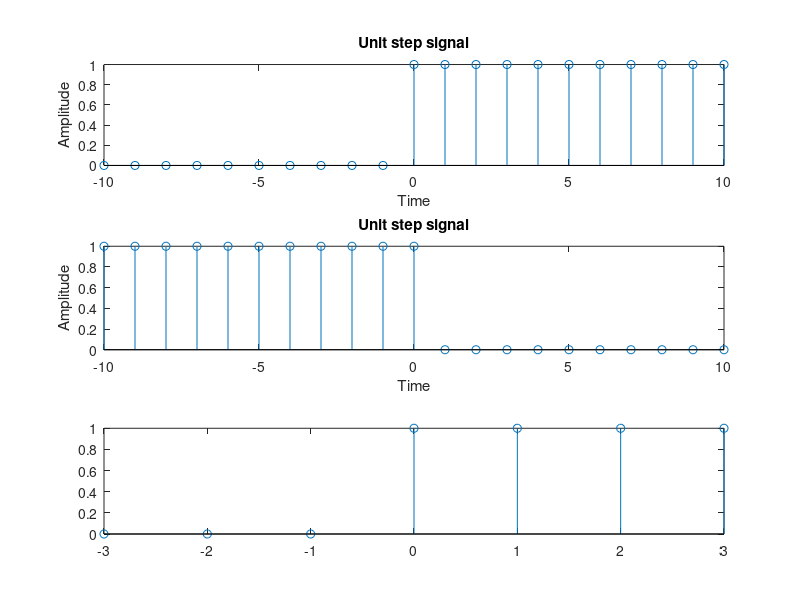

Source code (MATLAB):
clc;
clear all;
n = -10:1:10;
L= length(n);
for i=1:L
    if n(i)>=0
        x1(i)=1;
    else
        x1(i)=0;
    end;
end;


for i=1:L
    if n(i)<1
        x2(i)=1;
    else
        x2(i)=0;
    end;
end;
x3=x1.*x2;

subplot(3,1,1);
stem(n,x1);
xlabel('Time');
ylabel('Amplitude');
title('Unit step signal');

subplot(3,1,2);
stem(n,x2);
xlabel('Time');
ylabel('Amplitude');
title('Unit step signal');

subplot(3,1,3);
stem(n,x3);




clc;
clear all;

n = -3:1:3;
L= length(n);

for i = 1:L
    if n(i)>=0
        x(i)=1;
    else
        x(i)=0;
    end;
end;


stem(n,x);